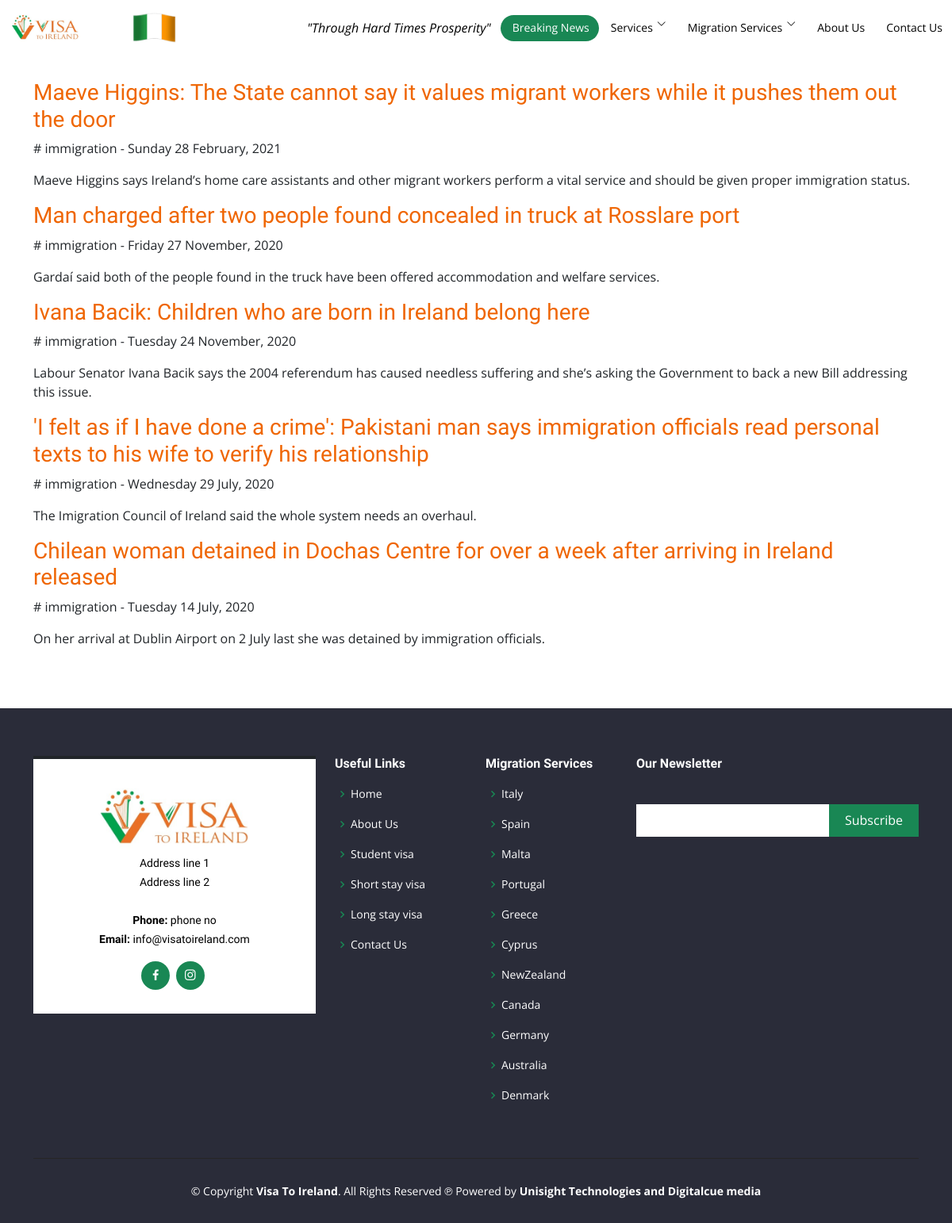
The app's page /blogs/ with its own data.
### ireland_app/models.py (models this page shows, shortened)
class News(models.Model):
    title = models.CharField(max_length=300)
    date = models.CharField(max_length=100, blank=True, null=True)
    description = models.CharField(max_length=800)
    url = models.URLField(max_length=300)
    class Meta:
        verbose_name_plural = "News"

### ireland_app/views.py (the view)
# urls.py: path('blogs/', views.Blog.as_view(), name="blogs"),
class Blog(View):
    def get(self, request, *args, **kwargs):
        render_news = models.News.objects.all()
        context = {
            'news': render_news
        }
        return render(request, 'blogs.html', context=context)

### ireland_app/templates/blogs.html
{% extends 'base.html' %}
{% load static %}
{% block body_block %}
<main id="main">
<section id="blogs">
<div class="section-title">
</div>
  <div class="container">
    {% for blog in news %}
          <div class="blog-box">
            <div class="row" data-aos="fade-up">
            <div class="col">
              <a href="{{ blog.url }}"><h3 class="blog-head">{{ blog.title }}</h3></a>
              <p class="blog-date">{{ blog.date }}</p>
              <p class="blog-para">{{ blog.description }}</p>
            </div>
          </div>
          </div>
    {% endfor %}
  </div>
</section>
</main>
{% endblock %}

### ireland_app/static/assets/css/style.css (style rules this page uses)
a { color: #ef6603; text-decoration: none; }
h1, h2, h3, h4, h5, h6 { font-family: "Raleway", sans-serif; }
section { padding: 60px 0; overflow: hidden; }
.section-title { padding-bottom: 40px; }

### records on screen
News: title "Maeve Higgins: The State cannot say it values migrant workers while it pushes them out the door", date "# immigration - Sunday 28 February, 2021", description "Maeve Higgins says Ireland’s home care assistants and other migrant workers perform a vital service and should be given proper immigration status."
News: title "Man charged after two people found concealed in truck at Rosslare port", date "# immigration - Friday 27 November, 2020", description "Gardaí said both of the people found in the truck have been offered accommodation and welfare services."
News: title "Ivana Bacik: Children who are born in Ireland belong here", date "# immigration - Tuesday 24 November, 2020", description "Labour Senator Ivana Bacik says the 2004 referendum has caused needless suffering and she’s asking the Government to back a new Bill addressing this issue."
News: title "'I felt as if I have done a crime': Pakistani man says immigration officials read personal texts to his wife to verify his relationship", date "# immigration - Wednesday 29 July, 2020", description "The Imigration Council of Ireland said the whole system needs an overhaul."
News: title "Chilean woman detained in Dochas Centre for over a week after arriving in Ireland released", date "# immigration - Tuesday 14 July, 2020", description "On her arrival at Dublin Airport on 2 July last she was detained by immigration officials."
